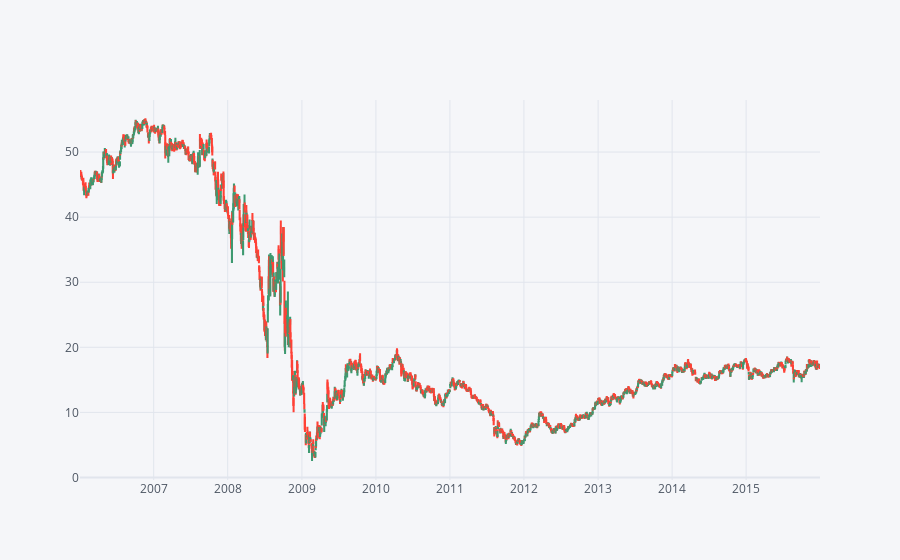

Here is the notebook cell this chart was saved with:
### Markdown cell above
** Use .iplot(kind='candle) to create a candle plot of Bank of America's stock from Jan 1st 2015 to Jan 1st 2016.**

### Code cell
bank_stocks.xs('BAC', axis=1).iplot(kind='candle')

### Figure 1 — Plotly figure (JSON) as saved in the notebook; plotly's stock layout.template omitted (floating-point values rounded to 4 significant figures; data arrays with more than 128 entries replaced by an {"elided": "..."} marker saying what was removed)
{"data": [{"close": {"elided": "2517 float values"}, "high": {"elided": "2517 float values"}, "low": {"elided": "2517 float values"}, "open": {"elided": "2517 float values"}, "showlegend": false, "type": "candlestick", "x": {"elided": "2517 str values"}, "yaxis": "y2"}], "layout": {"legend": {"bgcolor": "#F5F6F9", "font": {"color": "#4D5663"}}, "paper_bgcolor": "#F5F6F9", "plot_bgcolor": "#F5F6F9", "title": {"font": {"color": "#4D5663"}}, "xaxis": {"gridcolor": "#E1E5ED", "rangeslider": {"visible": false}, "showgrid": true, "tickfont": {"color": "#4D5663"}, "title": {"font": {"color": "#4D5663"}, "text": ""}, "zerolinecolor": "#E1E5ED"}, "yaxis": {"gridcolor": "#E1E5ED", "showgrid": true, "showticklabels": false, "tickfont": {"color": "#4D5663"}, "title": {"font": {"color": "#4D5663"}, "text": ""}, "zerolinecolor": "#E1E5ED"}, "yaxis2": {"gridcolor": "#E1E5ED", "showgrid": true, "tickfont": {"color": "#4D5663"}, "title": {"font": {"color": "#4D5663"}, "text": ""}, "zerolinecolor": "#E1E5ED"}}}
